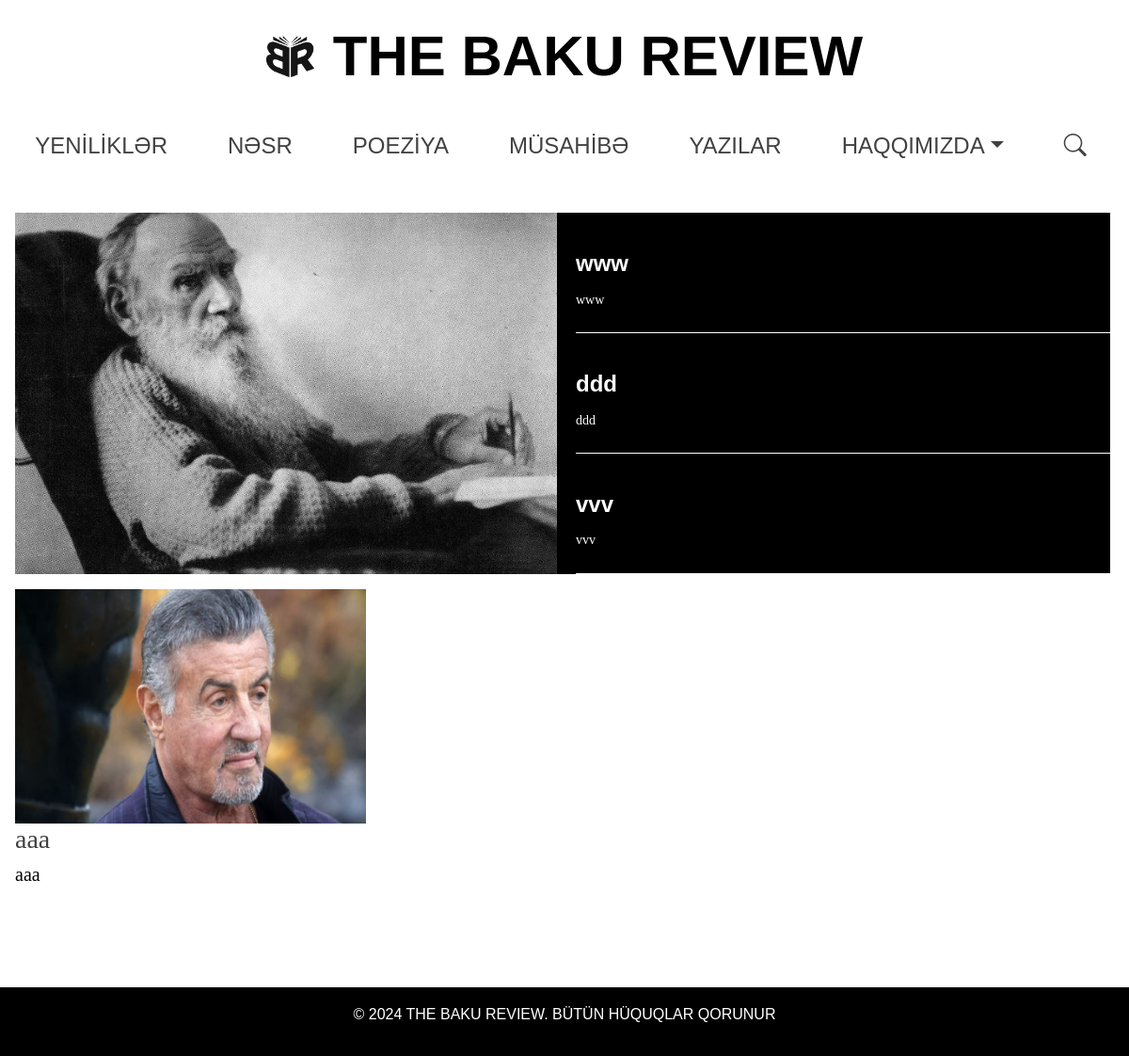
The app's page /, older data.
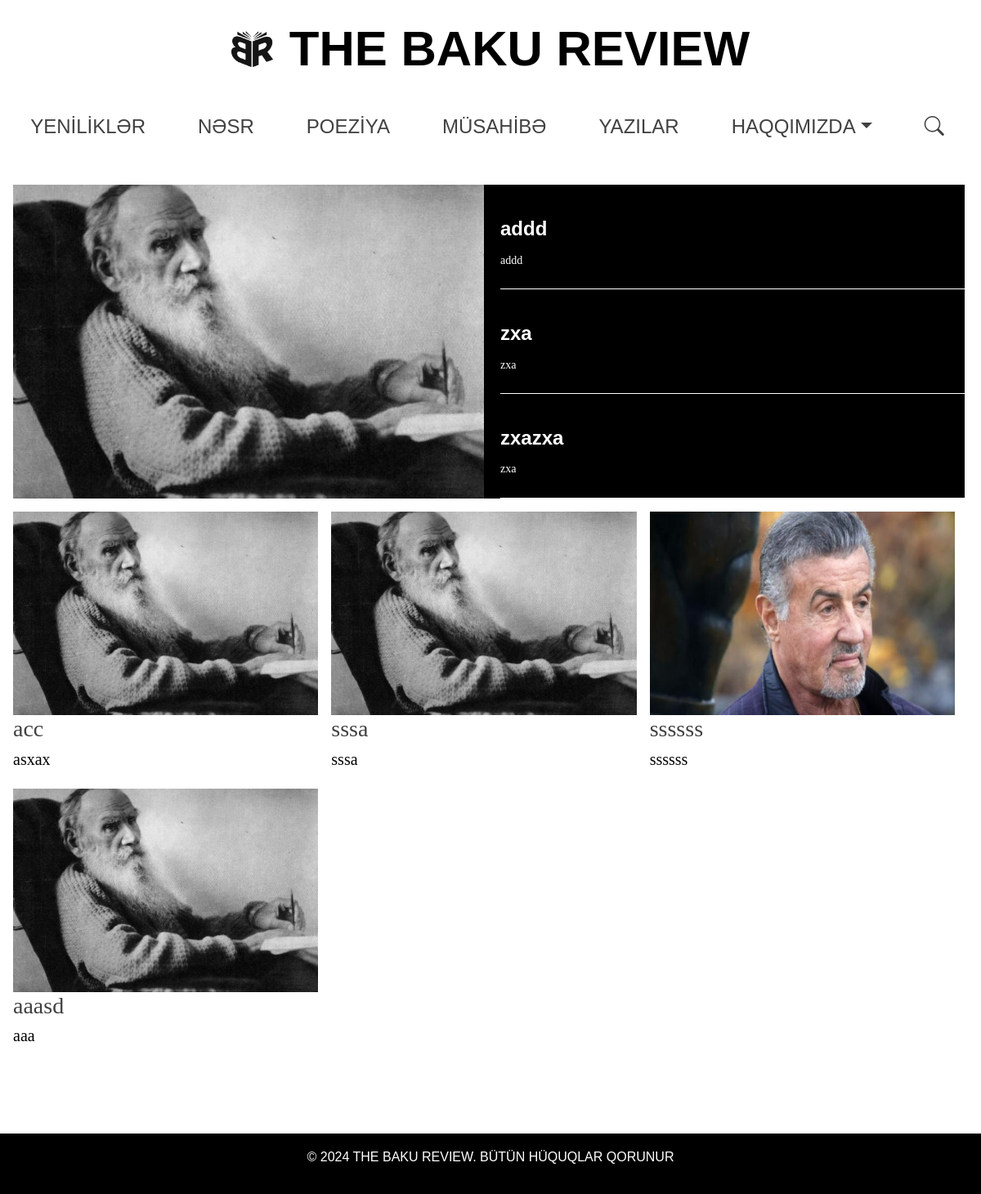
The same page, newer data.
### core/models.py (models this page shows, shortened)
class Home(models.Model):
    title = models.CharField(max_length=200)
    thumbnail = models.ImageField(upload_to=get_image_upload_thumbnail)
    author = models.CharField(max_length=100)
    is_active = models.BooleanField(default=True)
    created_at = models.DateTimeField(auto_now_add=True)
    source_model = models.CharField(max_length=50)
    class Meta:
        verbose_name = "Manşet"
        verbose_name_plural = "Manşet"

### core/views.py (the view)
# urls.py: path("", views.home, name="home"),
def home(request):
    home_articles = (
        Home.objects.filter(is_active=True)
        .only("title", "author", "thumbnail", "created_at")
        .order_by("-created_at")[:20]
    )
    top_5_articles = home_articles[:5]
    remaining_articles = home_articles[5:]
    context = {
        "top_5_articles": top_5_articles,
        "remaining_articles": remaining_articles,
    }
    return render(request, "home.html", context)

### templates/home.html (shortened to what this page needs)
{% extends 'base.html' %}
{% load static %}
{% block content %}
<div class="container mt-0 top-articles-height">
    <div class="row home align-items-stretch aspect-ratio-16-9">
        <div class="col-md-6">
            <div class="image-preview d-none d-md-block">
                {% if top_5_articles %}
                    <img id="articleImage" class="img-fluid" data-src="{{ top_5_articles.0.thumbnail.url }}" alt="{{ top_5_articles.0.title }}">
                {% else %}
                    <img id="articleImage" class="img-fluid" data-src="{% static 'images/default.png' %}" alt="Default Image">
                {% endif %}
            </div>
        </div>
        <div class="col-md-4 article-list-web d-none d-md-block">
            <ul class="list-group list-group-flush">
                {% for article in top_5_articles %}
                    <li class="list-group-item" data-image="{{ article.thumbnail.url }}" style="cursor: pointer;margin-left: 10px;" onclick="location.href='{{ article.source_model }}'">
                        <strong>{{ article.title }}</strong>
                        <p class="author-name">{{ article.author }}</p>
                    </li>
                {% endfor %}
            </ul>
        </div>
    </div>
</div>
<main class="container mt-3">
    <section class="articles-grid">
        {% for article in remaining_articles %}
            <div class="article-card">
                <a href="{{ article.source_model }}" class="text-decoration-none">
                    <div class="article-image-wrapper">
                        <img data-src="{{ article.thumbnail.url }}" alt="Makale Fotoğrafı" class="img-fluid lazyload">
                    </div>
                    <h3 class="article-title">{{ article.title }}</h3>
                    <h5 class="author-name" style="color: black;">{{ article.author }}</h5>
                </a>
            </div>
        {% endfor %}
    </section>
</main>
{% endblock %}

### templates/base.html (shortened to what this page needs)
{% load static %}
<!DOCTYPE html>
<html lang="en">
<head>
    <link href="https://cdn.jsdelivr.net/npm/bootstrap@5.3.0/dist/css/bootstrap.min.css" rel="stylesheet">
    <link rel="stylesheet" href="{% static 'css/styles.css' %}">
    <link rel="stylesheet" href="https://cdn.jsdelivr.net/npm/bootstrap-icons@1.10.5/font/bootstrap-icons.css">
</head>
<body>
    <header class="bg-white text-white text-center py-4" style="margin-bottom: 20px;">
        <h1 class="site-title">
            <a href="/" class="d-flex align-items-center" style="text-decoration: none; color: inherit;">
                <img src="{% static 'images/logo.png' %}" alt="Logo" class="logo" />
                <span>THE BAKU REVIEW</span>
            </a>
        </h1>
        <nav class="d-none d-md-block d-lg-block">
            <ul class="nav justify-content-center">
                <li class="nav-item"><a class="nav-link" href="{% url 'news_list' %}">YENİLİKLƏR</a></li>
                <li class="nav-item"><a class="nav-link" href="{% url 'prose_list' %}">NƏSR</a></li>
                <li class="nav-item"><a class="nav-link" href="{% url 'poetry_list' %}">POEZİYA</a></li>
                <li class="nav-item"><a class="nav-link" href="{% url 'interview_list' %}">MÜSAHİBƏ</a></li>
                <li class="nav-item"><a class="nav-link" href="{% url 'writings_list' %}">YAZILAR</a></li>
                <li class="nav-item dropdown">
                    <a class="nav-link dropdown-toggle" href="#" id="aboutDropdown" role="button" data-bs-toggle="dropdown" aria-expanded="false">HAQQIMIZDA</a>
                </li>
                <li class="nav-item d-flex align-items-center">
                    <a href="#" id="searchToggle" class="nav-link me-2">
                        <i class="bi bi-search"></i>
                    </a>
                </li>
            </ul>
        </nav>
    </header>
    <main class="container mt-5">
        {% block content %}
        {% endblock %}
    </main>
    <footer class="bg-dark text-white text-center py-3">
        <p>© 2024 THE BAKU REVIEW. BÜTÜN HÜQUQLAR QORUNUR</p>
    </footer>
</body>
</html>

### static/css/styles.css (style rules this page uses)
* { margin: 0; padding: 0; box-sizing: border-box; }
.logo { max-height: 3.7vw; margin-right: 20px; }
body { font-family: Arial, sans-serif; line-height: 1.6; display: flex; flex-direction: column; min-height: 100vh; margin: 0; }
header { background: #333; color: #ffffff; text-align: center; }
header h1 { margin-bottom: 2rem; font-size: 6rem; display: inline-block; width: auto; text-align: center; color: #000; font-weight: 580; white-space: nowrap; }
.container { width: 100%; max-width: none; padding-left: 0.5rem; padding-right: 1rem; }
nav ul { list-style: none; display: flex; justify-content: center; flex-wrap: wrap; }
nav ul li { margin: 0 1rem; }
nav ul li a { color: #ffffff; text-decoration: none; font-size: 1.5rem !important; }
.nav-link { color: rgb(65, 65, 65) !important; }
.mt-5 { margin-top: 0 !important; }
main { flex: 1; margin-bottom: 50px; }
.bg-dark { background-color: #000 !important; }
footer { background: #333; color: #fff; text-align: center; padding: 1rem 0; width: 100%; position: relative; bottom: 0; padding-top: 1rem !important; padding-bottom: 1rem !important; bottom: 0 !important; }
.image-preview { width: 100%; height: auto; display: flex; align-items: center; justify-content: center; background-color: #f8f9fa; aspect-ratio: 3 / 2; overflow: hidden; }
.article-list-web { background-color: #000; color: white; flex-grow: 1; display: flex; flex-direction: column; justify-content: space-between; aspect-ratio: 3 / 1; overflow: hidden; padding: 10px; }
.container .row>* { padding-right: 0; }
.articles-grid { display: grid; grid-template-columns: repeat(3, 1fr); gap: 1rem; }
.article-card { background: #fff; overflow: hidden; text-align: center; width: 100%; height: auto; transition: none; }
.site-title { font-size: 5vw; white-space: nowrap; }
.article-image-wrapper { width: 100%; height: auto; overflow: hidden; aspect-ratio: 3 / 2; }
.article-card .author-name, .article-card .article-title { transition: none; }
.author-name { margin: 0.5rem 0; font-family: "heldane", Georgia, Cambria, "Times New Roman", Times, serif; text-align: left; }
.article-title { margin: 0; color: rgb(65, 65, 65); transition: color 0.3s; font-family: "heldane", Georgia, Cambria, "Times New Roman", Times, serif; text-align: left; }
.list-group-item { margin: 10px 0; color: #fff; border: none; border-bottom: 1px solid white; background-color: transparent; padding: 15px 0; cursor: pointer; height: auto; transition: none; }
.list-group-item .author-name { font-size: 0.875em; }
.list-group-item strong { font-size: 1.5em; }
#articleImage { width: 100%; height: 100%; object-fit: cover; }
.article-card img { width: 100%; height: 100%; object-fit: cover; }
.nav-link { transition: color 0.3s ease; }
.mt-3 { margin-top: 1rem !important; }

### templates/base.html (style rules this page uses)
.nav-link { color: white; transition: color 0.3s; }

Row changes from the older to the newer data that the page shows:
removed Home: thumbnail (picture), title "www", author "www"
removed Home: title "ddd", author "ddd"
removed Home: title "vvv", author "vvv"
removed Home: thumbnail (picture), title "aaa", author "aaa"
added Home: thumbnail (picture), title "addd", author "addd"
added Home: title "zxa", author "zxa"
added Home: title "zxazxa", author "zxa"
added Home: thumbnail (picture), title "acc", author "asxax"
added Home: thumbnail (picture), title "sssa", author "sssa"
added Home: thumbnail (picture), title "ssssss", author "ssssss"
added Home: thumbnail (picture), title "aaasd", author "aaa"
